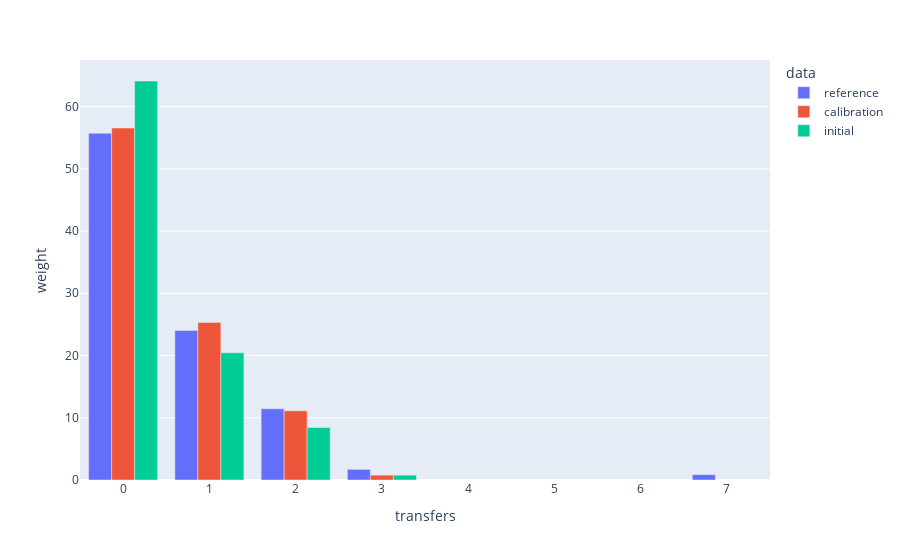

The notebook cell saved with this chart:
### Code cell
best_evaluation = history[df_progress["objective"].argmin()]
df_evaluation = best_evaluation["evaluation"]

df_reference["request_index"] = np.arange(len(df_reference))
df_evaluation = pd.merge(df_evaluation, df_reference[["request_index", "weight"]])

df_initial = pd.merge(history[0]["evaluation"], df_reference[["request_index", "weight"]])

df_reference_transfers = df_reference.groupby("transfers")["weight"].sum().reset_index()
df_reference_transfers["data"] = "reference"

df_evaluation_transfers = df_evaluation.groupby("transfers")["weight"].sum().reset_index()
df_evaluation_transfers["data"] = "calibration"

df_initial_transfers = df_initial.groupby("transfers")["weight"].sum().reset_index()
df_initial_transfers["data"] = "initial"

df_transfers = pd.concat([df_reference_transfers, df_evaluation_transfers, df_initial_transfers])
px.bar(df_transfers, x = "transfers", y = "weight", color = "data", barmode = "group")

### Figure 1 — Plotly figure (JSON) as saved in the notebook; plotly's stock layout.template omitted (floating-point values rounded to 4 significant figures)
{"data": [{"alignmentgroup": "True", "hovertemplate": "data=reference<br>transfers=%{x}<br>weight=%{y}<extra></extra>", "legendgroup": "reference", "marker": {"color": "#636efa", "pattern": {"shape": ""}}, "name": "reference", "offsetgroup": "reference", "orientation": "v", "showlegend": true, "textposition": "auto", "type": "bar", "x": [0, 1, 2, 3, 7], "xaxis": "x", "y": [55.72, 24.04, 11.43, 1.713, 0.8543], "yaxis": "y"}, {"alignmentgroup": "True", "hovertemplate": "data=calibration<br>transfers=%{x}<br>weight=%{y}<extra></extra>", "legendgroup": "calibration", "marker": {"color": "#EF553B", "pattern": {"shape": ""}}, "name": "calibration", "offsetgroup": "calibration", "orientation": "v", "showlegend": true, "textposition": "auto", "type": "bar", "x": [0, 1, 2, 3], "xaxis": "x", "y": [56.56, 25.31, 11.11, 0.7793], "yaxis": "y"}, {"alignmentgroup": "True", "hovertemplate": "data=initial<br>transfers=%{x}<br>weight=%{y}<extra></extra>", "legendgroup": "initial", "marker": {"color": "#00cc96", "pattern": {"shape": ""}}, "name": "initial", "offsetgroup": "initial", "orientation": "v", "showlegend": true, "textposition": "auto", "type": "bar", "x": [0, 1, 2, 3], "xaxis": "x", "y": [64.11, 20.44, 8.437, 0.7793], "yaxis": "y"}], "layout": {"barmode": "group", "legend": {"title": {"text": "data"}, "tracegroupgap": 0}, "margin": {"t": 60}, "xaxis": {"anchor": "y", "domain": [0, 1], "title": {"text": "transfers"}}, "yaxis": {"anchor": "x", "domain": [0, 1], "title": {"text": "weight"}}}}
